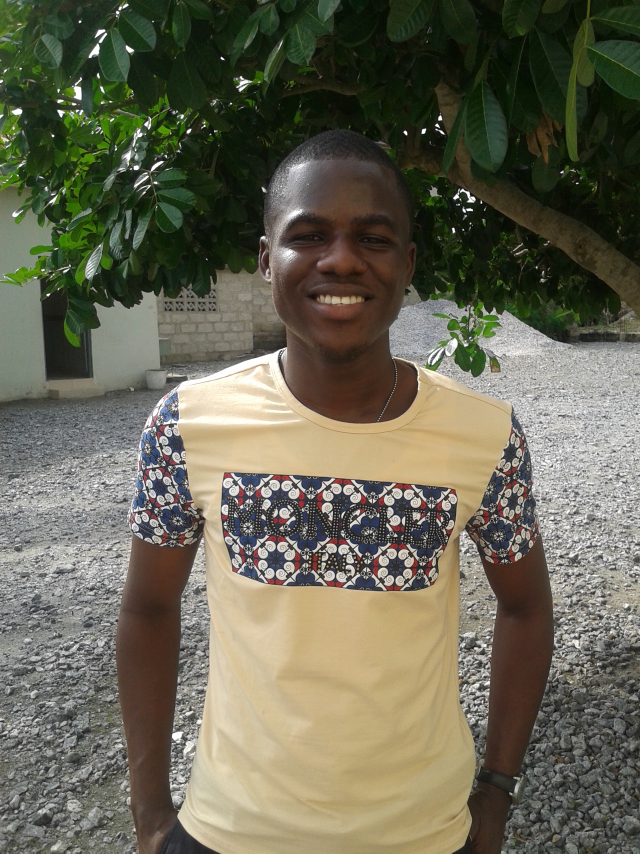
%> input picture Imaging Codes/matlab code/fred.jpg, 1920 x 2560 px (shown at 1/3 size)
$ octave homework234.m   (GNU Octave 9; MATLAB toolbox functions it lacks are replaced by stand-ins)
%> lines starting %> are read from the running program, lines starting %| are printed output that depends on the picture
### Imaging Codes/matlab code/mycrop.m
function [B] =mycrop(A, n1, n2, N1, N2)
% mycrop.m
% [B] =mycrop(A; n1; n2; N1; N2)
% crops the image A from location n1; n2
% with size N1; N2
for k = 0 : N1-1
    for l = 0 : N2-1
        B(k + 1, l + 1) = A(n1 + k + 1, n2 + l + 1);
    end
end

### Imaging Codes/matlab code/myMean.m
function [Totalmean] =myMean(A)
[r,c] = size(A);
Totalmean = sum(A(:)/(r*c));
%meanIntensity = mean(img(:));
end

### Imaging Codes/matlab code/myVariance.m
function [Totalvar] =myVariance(A)
[r,c] = size(A);
 Totaldiff=(A-myMean(A)).^2;
 Totalsum=sum(Totaldiff(:));
 nele=(r*c)-1;
 Totalvar=Totalsum/nele;
end

### Imaging Codes/matlab code/myNormalize.m
function [normalize] =myNormalize(A)
[r,c] = size(A);
 max2=max(max(A));
 min2=min(min(A));
for i=1:r
    for j=1:c
        normalize(i,j)=round((A(i,j)-min2).*255./(max2-min2));
    end
end
end
% [8 lines of commented-out code are left out]

### Imaging Codes/matlab code/homework234.m
%%%Reading the image
I = imread('fred.jpg');
I = rgb2gray(I);
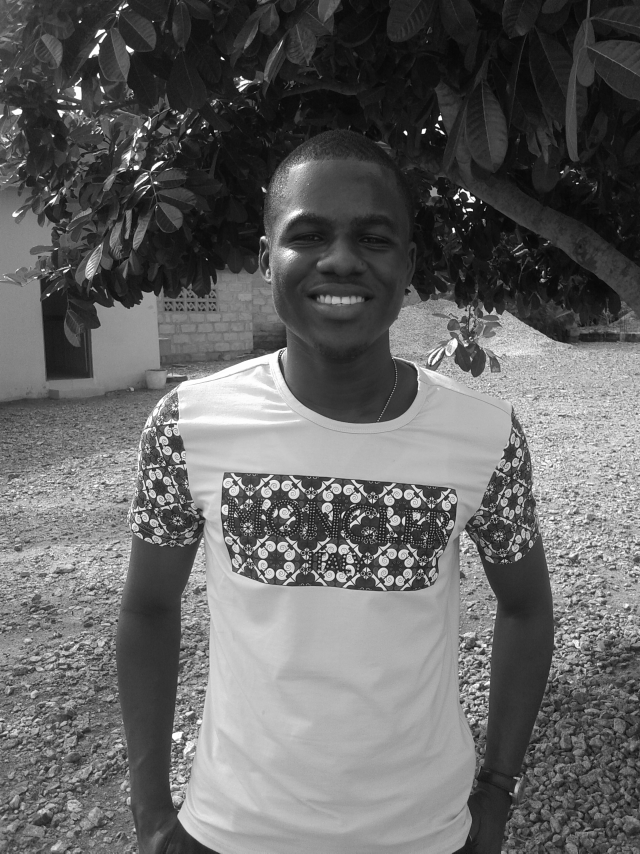
%> I: size 2560x1920 uint8 (shown at 1/3 size); min 0, max 255, mean 101.3
%figure();
%imshow(I),title('Original Image');

%%%Flipping the image
h=I(:,(end:-1:1),:);     %%Vertical
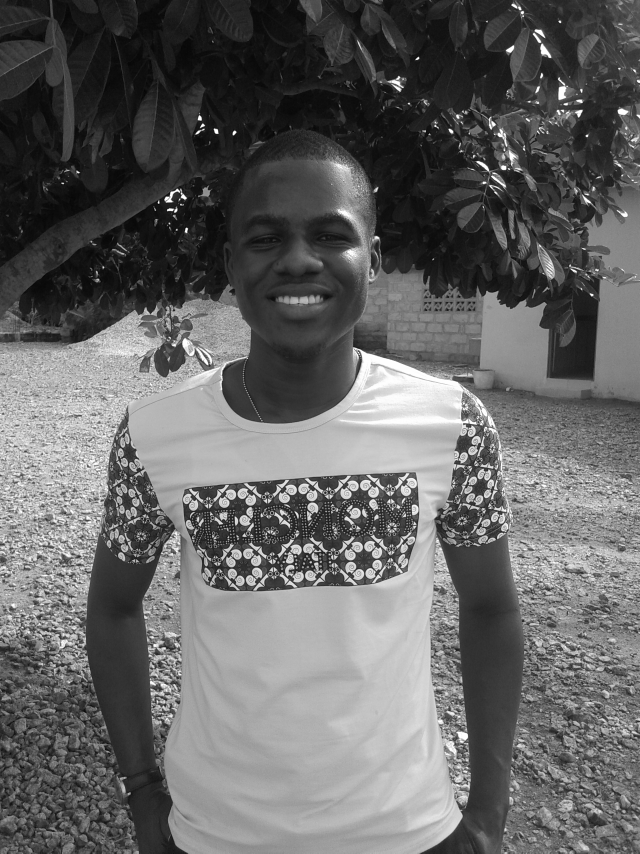
%> h: size 2560x1920 uint8 (shown at 1/3 size); min 0, max 255, mean 101.3; mean of the top-left, top-right, bottom-left and bottom-right quarters 60.6, 78.2, 128.6, 137.7
V=I((end:-1:1),:,:);     %%Horizontal
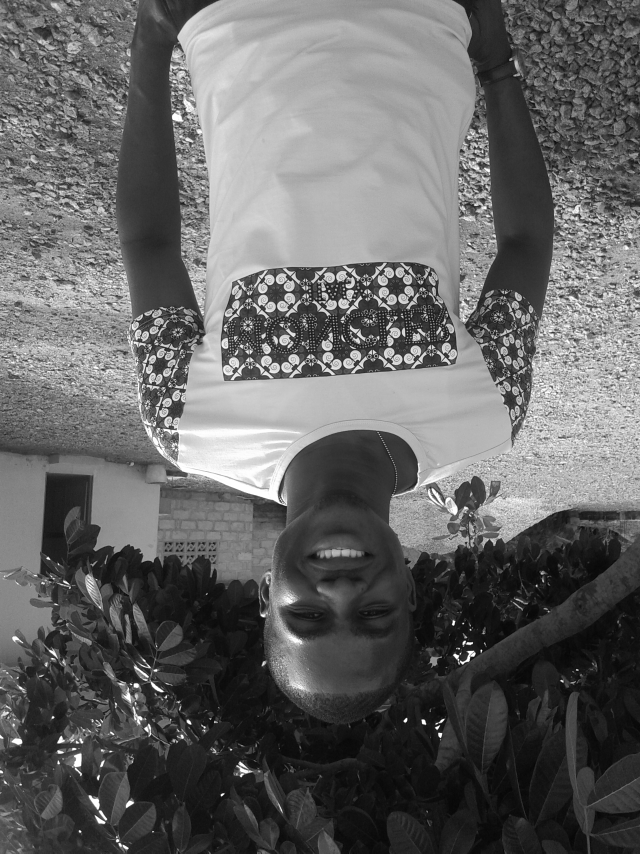
%> V: size 2560x1920 uint8 (shown at 1/3 size); min 0, max 255, mean 101.3; mean of the top-left, top-right, bottom-left and bottom-right quarters 137.7, 128.6, 78.2, 60.6
%D=double(I);
D=I';                    %%Diagonal
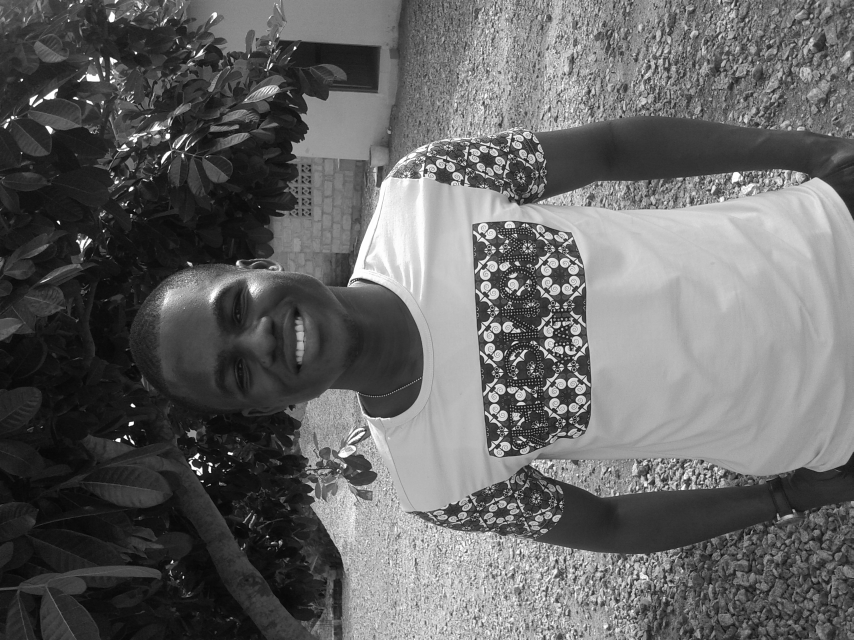
%> D: size 1920x2560 uint8 (shown at 1/3 size); min 0, max 255, mean 101.3; mean of the top-left, top-right, bottom-left and bottom-right quarters 78.2, 137.7, 60.6, 128.6
% [4 lines of commented-out code are left out]


%%%converting the image
img=double(I);


%%%%Cropping the image
 B=mycrop(img,440,680,660,660);
%> after the loop in mycrop, `for k = 0 : N1-1`:
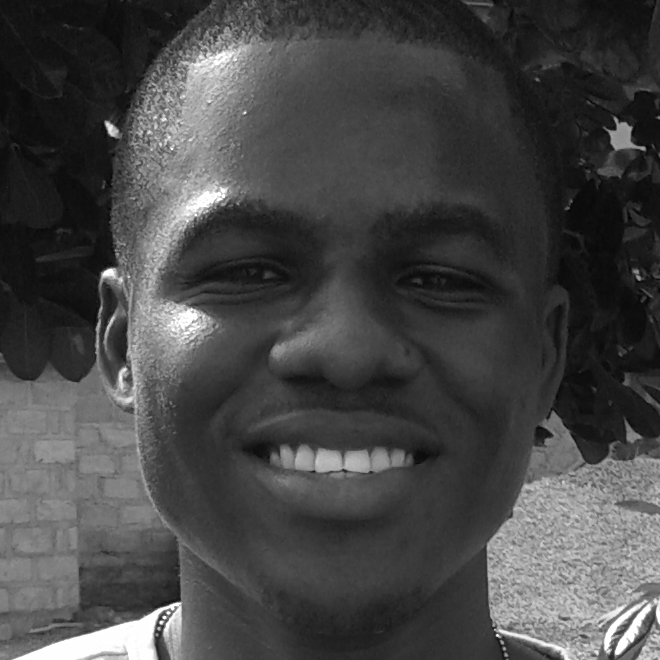
%> B: size 660x660 double; min 2, max 255, mean 70.4
 display(size(B));
%|    660   660
 %figure();
 %imshow(uint8(B));

% %%Calculating mean
M=myMean(img);
%> in myMean, `Totalmean = sum(A(:)/(r*c));`: Totalmean = 101.3
%> M = 101.3
display(M);
%| M = 101.26

 %%Calculating the Variance
V = myVariance(img);
%> in myVariance, `Totaldiff=(A-myMean(A)).^2;`:
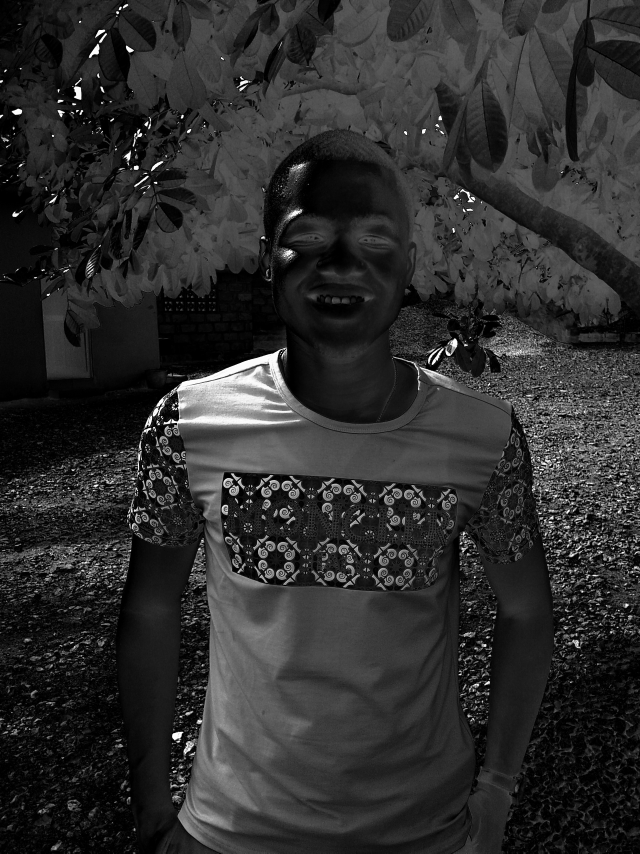
%> Totaldiff: size 2560x1920 double (shown at 1/3 size); min 0.0681, max 23635.7, mean 4297.9; drawn with min black and max white
%> in myVariance, `Totalsum=sum(Totaldiff(:));`: Totalsum = 2.11e+10
%> in myVariance, `Totalvar=Totalsum/nele;`: Totalvar = 4297.9
%> V = 4297.9
 display(V);
%| V = 4297.9

 %%The histogram of the image
% myhistogram(img);
 %title('Histogram of image');
 %display(size(img));

 %%Finding the square-root
 sqrtroot=img.^(.5);
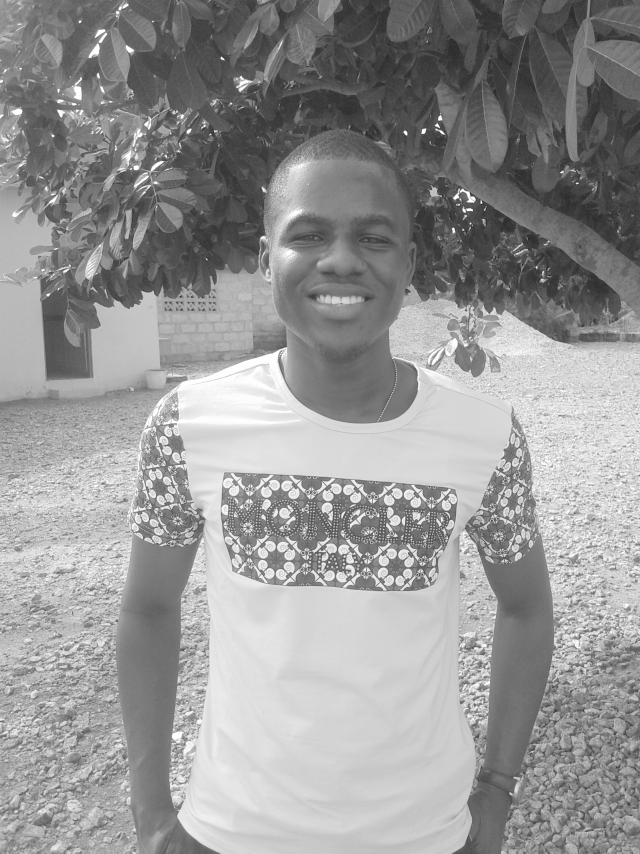
%> sqrtroot: size 2560x1920 double (shown at 1/3 size); min 0, max 15.97, mean 9.46; drawn with min black and max white
 sqrtround = round(sqrtroot);
 %myhistogram(sqrtround);
 %title('Histogram of Square root image');


%%%Normalize
%normalize = myNormalize(sqrtround);
%myhistogram(normalize);
%title('Histogram of Square root/Normalize image');

%%%%%%QUESTION 5
T=myNormalize(sqrtroot);
%> in myNormalize, `max2=max(max(A));`: max2 = 15.97
%> in myNormalize, `min2=min(min(A));`: min2 = 0
%> (the run ends here)
